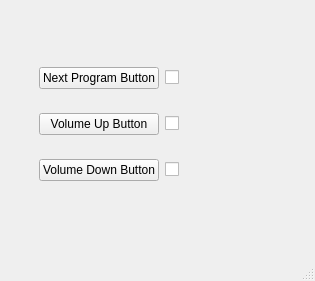
<?xml version="1.0" encoding="UTF-8"?>
<ui version="4.0">
 <class>Configurer</class>
 <widget class="QMainWindow" name="Configurer">
  <property name="geometry">
   <rect>
    <x>0</x>
    <y>0</y>
    <width>315</width>
    <height>281</height>
   </rect>
  </property>
  <property name="windowTitle">
   <string>Configurer</string>
  </property>
  <widget class="QWidget" name="centralwidget">
   <widget class="QWidget" name="gridLayoutWidget">
    <property name="geometry">
     <rect>
      <x>39</x>
      <y>49</y>
      <width>231</width>
      <height>151</height>
     </rect>
    </property>
    <layout class="QGridLayout" name="gridLayout">
     <item row="0" column="1">
      <widget class="QCheckBox" name="checkBox">
       <property name="text">
        <string/>
       </property>
      </widget>
     </item>
     <item row="0" column="0">
      <widget class="QPushButton" name="pushButton">
       <property name="text">
        <string>Next Program Button</string>
       </property>
      </widget>
     </item>
     <item row="1" column="0">
      <widget class="QPushButton" name="pushButton_2">
       <property name="text">
        <string>Volume Up Button</string>
       </property>
      </widget>
     </item>
     <item row="2" column="0">
      <widget class="QPushButton" name="pushButton_3">
       <property name="text">
        <string>Volume Down Button</string>
       </property>
      </widget>
     </item>
     <item row="1" column="1">
      <widget class="QCheckBox" name="checkBox_2">
       <property name="text">
        <string/>
       </property>
      </widget>
     </item>
     <item row="2" column="1">
      <widget class="QCheckBox" name="checkBox_3">
       <property name="text">
        <string/>
       </property>
      </widget>
     </item>
    </layout>
   </widget>
  </widget>
  <widget class="QMenuBar" name="menubar">
   <property name="geometry">
    <rect>
     <x>0</x>
     <y>0</y>
     <width>315</width>
     <height>21</height>
    </rect>
   </property>
  </widget>
  <widget class="QStatusBar" name="statusbar"/>
 </widget>
 <resources/>
 <connections/>
</ui>
